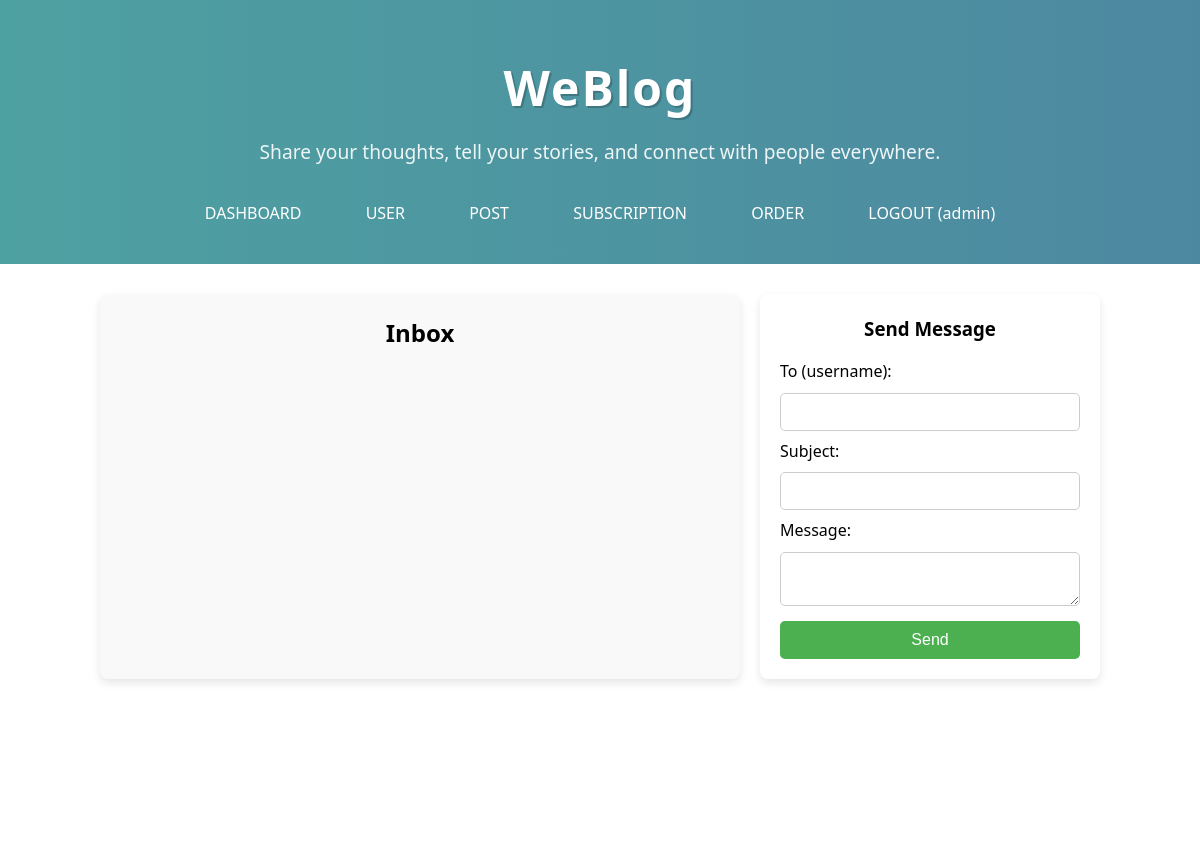
Page /message.php (signed in) on the earlier database version.
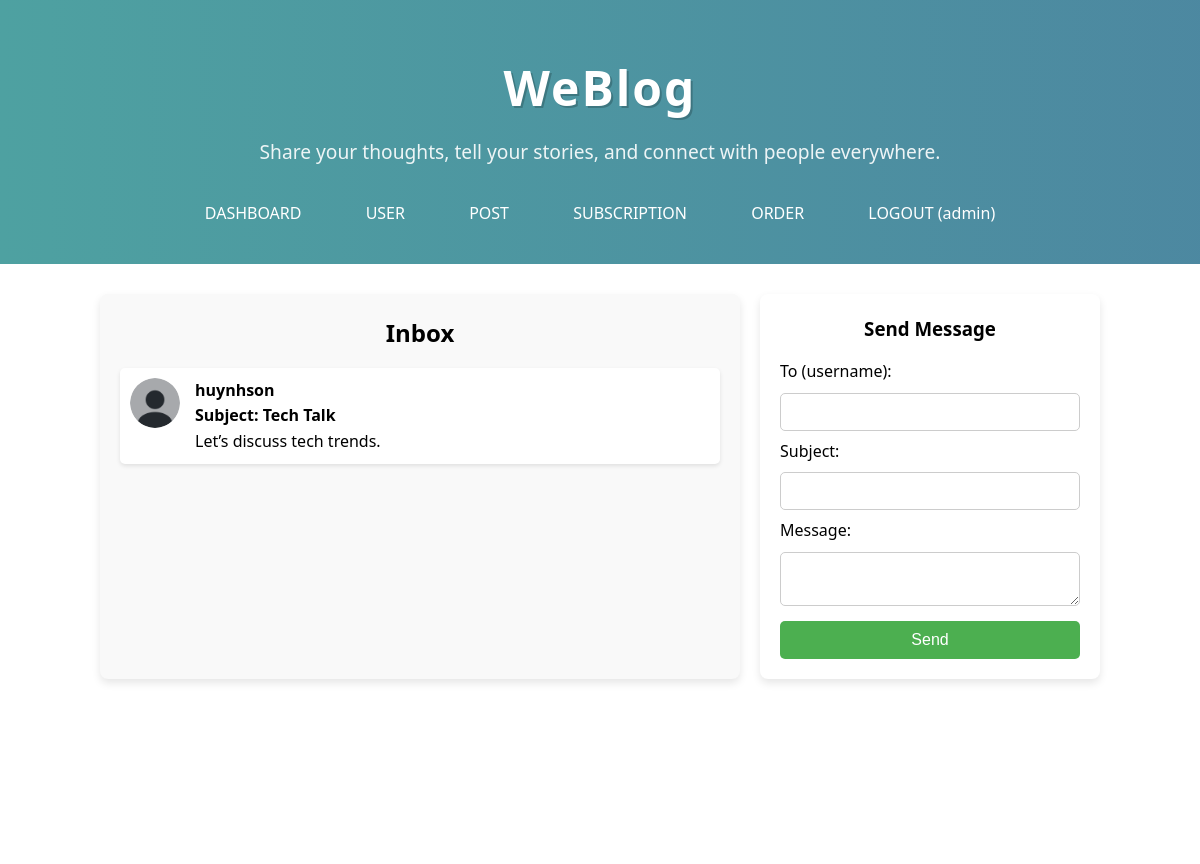
Same page on the later database version.
### tables this page shows
CREATE TABLE messages (
  id INT AUTO_INCREMENT PRIMARY KEY,
  sender_id INT,
  receiver_id INT,
  subject VARCHAR(200),
  message TEXT,
  sent_at DATETIME DEFAULT CURRENT_TIMESTAMP,
  is_read BOOLEAN DEFAULT FALSE,
  FOREIGN KEY (sender_id) REFERENCES users(id) ON DELETE CASCADE,
  FOREIGN KEY (receiver_id) REFERENCES users(id) ON DELETE CASCADE
);

CREATE TABLE users (
  id INT AUTO_INCREMENT PRIMARY KEY,
  username VARCHAR(50) UNIQUE,
  password VARCHAR(100),
  email VARCHAR(100) UNIQUE,
  role_id INT,
  bio TEXT,
  avatar_path VARCHAR(255), 
  created_at DATETIME DEFAULT CURRENT_TIMESTAMP,
  FOREIGN KEY (role_id) REFERENCES roles(id) ON DELETE SET NULL
);

### message.php (the view, shortened to what this page needs)
<?php include 'includes/header.php';
?>
<link rel="stylesheet" href="assets/css/message.css">
<div class="message-wrapper">
    <div class="message-container">
        <h2>Inbox</h2>
        <?php
        $uid = $_SESSION['user_id'] ?? 0;
        $query = "SELECT m.subject, m.message, u.username, u.avatar_path
          FROM messages m
          JOIN users u ON m.sender_id = u.id
          WHERE m.receiver_id = ?
          ORDER BY m.sent_at DESC";
        $stmt = $conn->prepare($query);
        $stmt->bind_param("i", $uid);
        $stmt->execute();
        $result = $stmt->get_result();
        while ($msg = $result->fetch_assoc()) {
            echo "<div class='message'>
                <img src='{$msg['avatar_path']}' alt='avatar' class='avatar'>
                <div class='message-content'>
                    <div class='message-info'>
                         <div class='username'><b>{$msg['username']}</b></div>
                         <div class='subject'><b>Subject: {$msg['subject']}</b></div>
                    </div>
                <div class='message-body'>{$msg['message']}</div>
                </div>
              </div>";
        }
        ?>
    </div>
    <div class="send-message">
        <h3>Send Message</h3>
        <form id="sendMessageForm">
            To (username): <input name="username" required><br>
            Subject: <input name="subject" required><br>
            Message: <textarea name="message" required></textarea><br>
            <button type="submit">Send</button>
        </form>
    </div>
</div>

Differences in the rows shown:
added messages: sender.avatar_path (placeholder picture), sender.username "huynhson", subject "Tech Talk", message "Let’s discuss tech trends."
